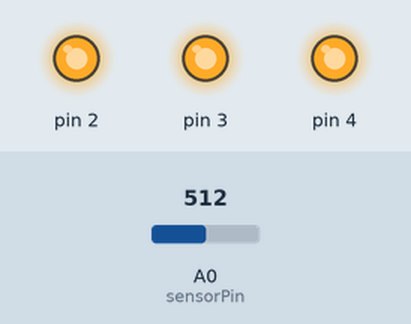
This sketch was run on a simulated Arduino Uno, built with avr-gcc and run on an emulated ATmega328P. On the bench: output pins drawn as LEDs (lit = HIGH). Inputs (shaded band) come from the test bench; at power-on: A0 (sensorPin) = 512. What the sketch prints to the serial monitor is not drawn.

Above: at 0.2 s.
Timing chart, 0 to 1.7 s (numbered marks = the images above):
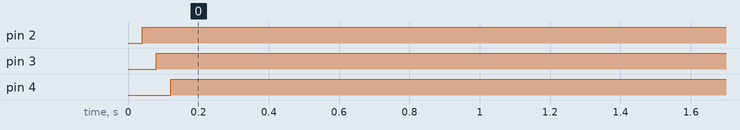

The sketch:

DTECTTOR_AMOR.ino
```cpp
const int sensorPin = A0;
const float baselineTemp = 20.0;
void setup() {
  Serial.begin(9600);
  for ( int i = 2; i <= 4; i++){
    digitalWrite(i, LOW);
    pinMode(i, OUTPUT);
  }
}

void loop() {

  int sensorVal = analogRead(sensorPin);
  Serial.println("Valor del sensor:");
  Serial.println(sensorVal);

  float voltaje = sensorVal/1024.0 * 5.0;
  Serial.println("Valor del voltaje:");
  Serial.println(voltaje);

  float temp = (voltaje - 0.5) * 100;
  Serial.println("Valor de la temperatura:");
  Serial.println(temp);

  float valorRest = temp-baselineTemp;

  for (int num = 2 ; num < 5; num ++){
       Serial.println("num:");
       Serial.println(num);
    if ( valorRest/3.0 > 1.0){
     for (float a = 2.0 ;a <= 6.0; a += 2.0){
       Serial.println("a:");
       Serial.println(a);
            if ( valorRest - a >= 0.0)
             digitalWrite(num, HIGH);
   }
 }
 }
 delay(100000);
}
```

Measured:
- by itself, pin 2: LOW → HIGH at 0.04 s
- by itself, pin 3: LOW → HIGH at 0.08 s
- by itself, pin 4: LOW → HIGH at 0.12 s
